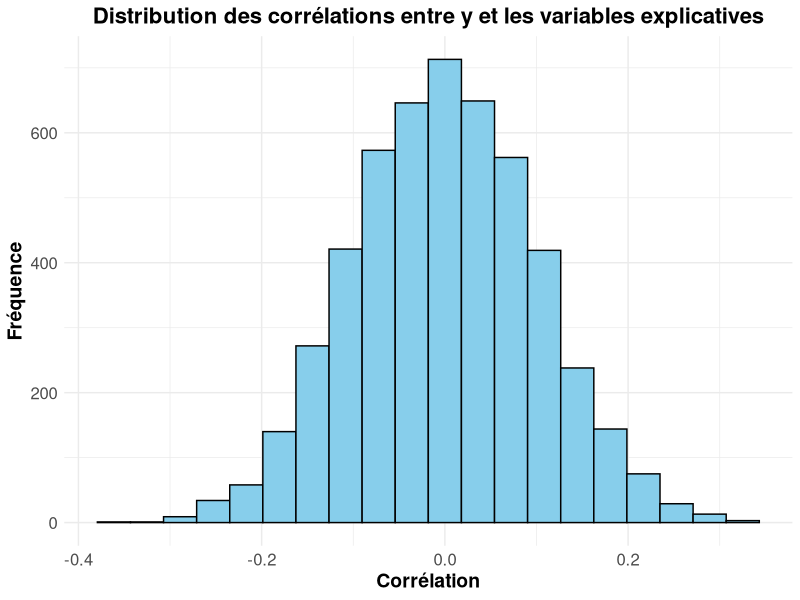

Generate this figure with R: (Note: this script raises an error after producing the figure.)
## ---- chunk 1
# Données
library(dplyr)        # manipulation des données

# Inférence
library(boot)         # validation croisée

# Plots
## ggplot
library(ggplot2)
## ---- chunk 2
my_hist <- function(data) {
  cor_df <- data.frame(Correlation = data)
  
  p <- ggplot(cor_df, aes(x = Correlation)) +
    geom_histogram(fill = "skyblue",
                   color = "black",
                   bins = 20) +
    labs(title = "Distribution des corrélations entre y et les variables explicatives", x = "Corrélation", y = "Fréquence") +
    theme_minimal() +
    theme(
      plot.title = element_text(
        size = 16,
        face = "bold",
        hjust = 0.5
      ),
      axis.title = element_text(size = 14, face = "bold"),
      axis.text = element_text(size = 12)
    )
  return(p)
}
## ---- chunk 3
cost <- function(obs, pi ){
  c <- mean(abs(obs - pi) > 0.5)
  return(c)
} 
## ---- chunk 4
set.seed(140400)
## ---- chunk 5
n <- 100
p <- 5000
y <- rbinom(n = 100, size = 1, prob = 0.5)
x <- matrix(rnorm(n*p, 0, 1), ncol = p) %>% as.data.frame()

Simu_data <- cbind(y, x) %>% as.data.frame()
## ---- chunk 6
cor_vect <- unlist(lapply(x, function(col) cor(col, y)))
my_hist(cor_vect)
## ---- chunk 7
keep_variables <- order(abs(cor_vect), decreasing=TRUE)[1:5]

Sub_Simu_data <- data.frame(cbind(y, x[,keep_variables]))

mod <- glm(y ~ ., data = Sub_Simu_data, family = 'binomial')
mod %>% summary()
## ---- chunk 8
err <- cv.glm(Sub_Simu_data, mod, cost, 10)$delta[1] 
err
## ---- chunk 9
res <- c()
Start_time <- Sys.time() 
for (i in 1:10) {
  cat(paste("->", i, "\n")) # counter to see progress
  
  x <- matrix(rnorm(n*p, 0, 1), ncol = p) %>% as.data.frame()
  cor_vect <- unlist(lapply(x, function(col) cor(col, y)))
  
  keep_variables <- order(abs(cor_vect), decreasing = T)[1:5]
  Sub_Simu_data <- data.frame(cbind(y, x[, keep_variables]))
  
  mod <- glm(y ~ ., data = Sub_Simu_data, family = 'binomial')
  res[i] <- cv.glm(Sub_Simu_data, mod, cost, 10)$delta[1]
}
End_time <- Sys.time() 
cat("Temps de calcul : ", End_time - Start_time, "s","\n" )
res %>% summary()
## ---- chunk 10

res2 <- c()
Start_time <- Sys.time() 
for (t in 1:10) {
  cat(paste("->", t, "\n"))
  
  x <- matrix(rnorm(n*p, 0, 1), ncol = p) %>% as.data.frame()
  
  kf <- 10
  seg <- pls::cvsegments(nrow(x), kf)
  
  tmp <- c()
  for (i in 1:kf) {
    # We define our sample test
    test <- seg[[i]]
    
    cor_vect <- unlist(lapply(x, function(col) cor(col, y)))
    
    keep_variables <- order(abs(cor_vect), decreasing = T)
    Sub_Simu_data <- data.frame(cbind(y, x[, keep_variables[1:5]]))
    
    mod <- glm(y ~ .,
               data = Sub_Simu_data,
               subset = -test,
               family = 'binomial')
    pred <- predict(mod, Sub_Simu_data[test, ], type = "response")
    
    tmp[i] <- cost(y[test], pred)
  }
  res2[t] <- mean(tmp)
}
End_time <- Sys.time() 
cat("Temps de calcul : ", End_time - Start_time, "s", "\n" )
res2 %>% summary()
## ---- chunk 11
y <- rbinom(n, 1, 0.5)
x <- matrix(rnorm(n*p, 0, 1), ncol = p) %>% as.data.frame()

cor_vect <- unlist(lapply(x, function(col) cor(col, y)))

quant <- qnorm(0.975, 0, 1/10)

mod_variables <- order(abs(cor_vect), decreasing = T)[1:5] 
Nb_ModVar_quantile_sup <- sum((abs(cor_vect[mod_variables])) > quant)
## ---- chunk 12
Nb_Var_quantile_sup <- sum((abs(cor_vect)) > quant)
## ---- chunk 13
sessioninfo::session_info(pkgs = "attached")
